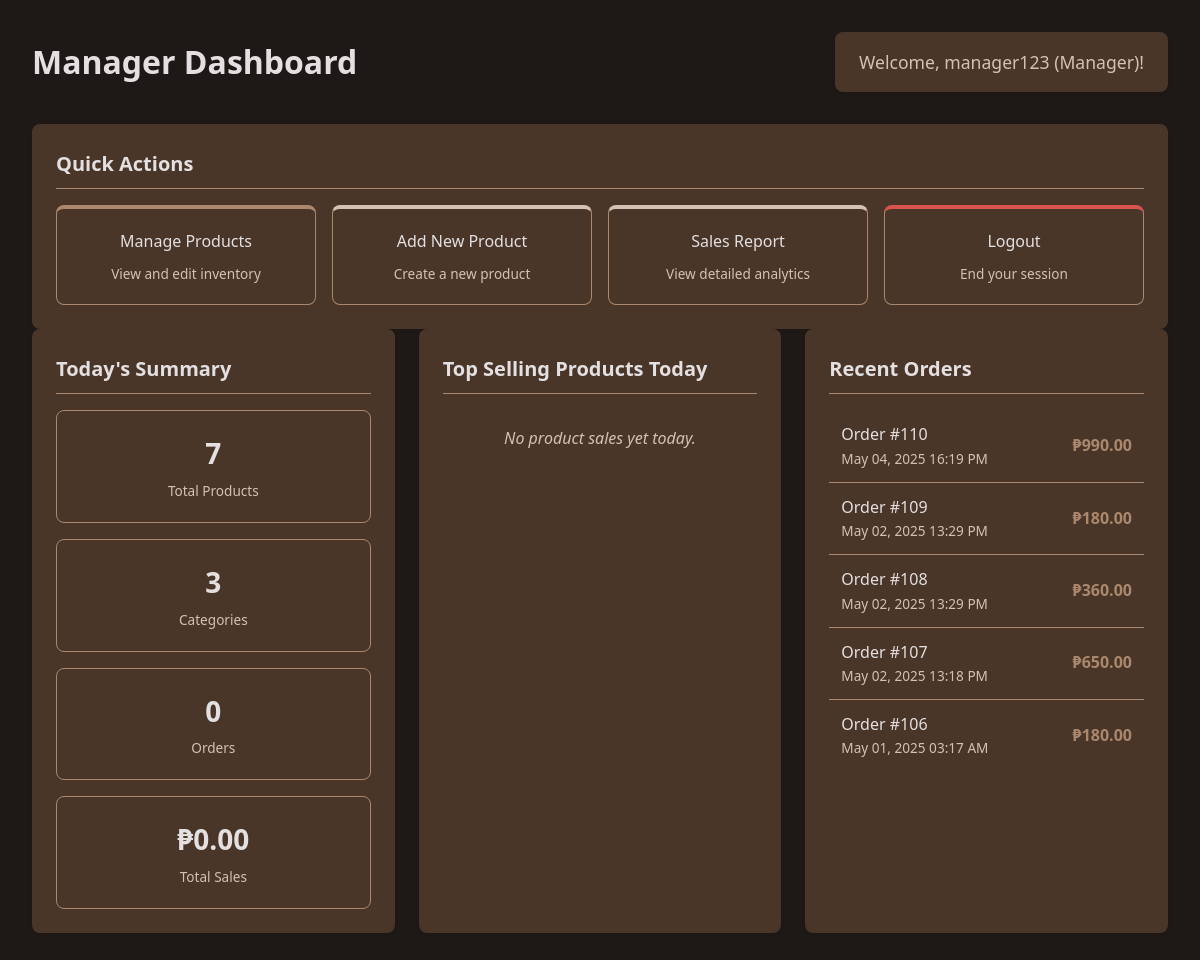
The page /home/ (signed in) on the database its author committed.
### pos/models.py (models this page shows, shortened)
class Order(models.Model):
    employee = models.ForeignKey(Employee, on_delete=models.SET_NULL, null=True)
    date_created = models.DateTimeField(default=timezone.now)
    created_at = models.DateTimeField(auto_now_add=True)
    status = models.CharField(max_length=20, choices=[
        ('pending', 'Pending'),
        ('paid', 'Paid'),
        ('cancelled', 'Cancelled')
    ], default='pending')

class Receipt(models.Model):
    payment = models.OneToOneField('Payment', on_delete=models.CASCADE, null=True, blank=True)
    receipt_number = models.CharField(max_length=100, unique=True)
    printed_at = models.DateTimeField(auto_now_add=True)
    order = models.OneToOneField('Order', on_delete=models.CASCADE, null=True)
    payment_method = models.CharField(max_length=50, null=True)
    total_amount = models.DecimalField(max_digits=10, decimal_places=2, null=True)
    date_issued = models.DateTimeField(default=timezone.now)

### pos/views.py (the view, shortened to what this page needs)
# urls.py: 2. Add a URL to urlpatterns:  path('', views.home, name='home')
@login_required
def home(request):
    try:
        employee = Employee.objects.get(user=request.user)
        if employee.role == 'manager':
            today = timezone.now().date()
            top_products = (
                OrderItem.objects.filter(order__date_created__date=today)
                .values('product__name')
                .annotate(total_quantity=Sum('quantity'))
                .order_by('-total_quantity')[:5]
            )
            recent_orders = Order.objects.filter(
                status='paid'
            ).order_by('-date_created')[:5]
            total_sales = sum(
                receipt.total_amount for receipt in Receipt.objects.filter(
                    date_issued__date=today
                )
            )
            context = {
                'total_products': Product.objects.count(),
                'total_categories': Category.objects.count(),
                'total_orders': Order.objects.filter(date_created__date=today).count(),
                'total_sales': total_sales,
                'top_products': top_products,
                'recent_orders': recent_orders
            }
            return render(request, 'pos/dashboard_manager.html', context)
    except Employee.DoesNotExist:
        pass
    return render(request, 'pos/home.html')

### pos/templates/pos/dashboard_manager.html (shortened to what this page needs)
{% load static %}
<!DOCTYPE html>
<html lang="en">
<head>
</head>
<body>
  <div class="container">
    <div class="dashboard-header">
      <h1>Manager Dashboard</h1>
      <div class="welcome-message">
        Welcome, {{ user.username }} (Manager)!
      </div>
    </div>
    <div class="dashboard-card">
      <h2>Quick Actions</h2>
      <div class="action-grid">
        <a href="{% url 'product_list' %}" class="action-card products">
          <div class="action-title">Manage Products</div>
          <div class="action-desc">View and edit inventory</div>
        </a>
        <a href="{% url 'add_product' %}" class="action-card add">
          <div class="action-title">Add New Product</div>
          <div class="action-desc">Create a new product</div>
        </a>
        <a href="{% url 'sales_report' %}" class="action-card sales">
          <div class="action-title">Sales Report</div>
          <div class="action-desc">View detailed analytics</div>
        </a>
        <a href="{% url 'logout' %}" class="action-card logout">
          <div class="action-title">Logout</div>
          <div class="action-desc">End your session</div>
        </a>
      </div>
    </div>
    <div class="dashboard-grid">
      <div class="dashboard-card">
        <h2>Today's Summary</h2>
        <div class="stats-grid">
          <div class="stat-card">
            <div class="stat-value">{{ total_products }}</div>
            <div class="stat-label">Total Products</div>
          </div>
          <div class="stat-card">
            <div class="stat-value">{{ total_categories }}</div>
            <div class="stat-label">Categories</div>
          </div>
          <div class="stat-card">
            <div class="stat-value">{{ total_orders }}</div>
            <div class="stat-label">Orders</div>
          </div>
          <div class="stat-card">
            <div class="stat-value">₱{{ total_sales|floatformat:2 }}</div>
            <div class="stat-label">Total Sales</div>
          </div>
        </div>
      </div>
      <div class="dashboard-card">
        <h2>Top Selling Products Today</h2>
        {% if top_products %}
        <ul class="products-list">
          {% for item in top_products %}
          <li>
            <span class="product-name">{{ item.product__name }}</span>
            <span class="product-qty">{{ item.total_quantity }} sold</span>
          </li>
          {% endfor %}
        </ul>
        {% else %}
        <p class="empty-state">No product sales yet today.</p>
        {% endif %}
      </div>
      <div class="dashboard-card">
        <h2>Recent Orders</h2>
        {% if recent_orders %}
        <ul class="orders-list">
          {% for order in recent_orders %}
          <li>
            <div>
              <div class="order-info">Order #{{ order.id }}</div>
              <div class="order-date">{{ order.date_created|date:"M d, Y H:i A" }}</div>
            </div>
            <div class="order-amount">₱{{ order.receipt.total_amount|floatformat:2 }}</div>
          </li>
          {% endfor %}
        </ul>
        {% else %}
        <p class="empty-state">No recent orders.</p>
        {% endif %}
      </div>
    </div>
  </div>
</body>
</html>

### pos/templates/pos/dashboard_manager.html (style rules this page uses)
:root { --bg-color: #1e1816; --card-bg: #493628; --text-color: #E4E0E1; --text-light: #D6C0B3; --border-color: #AB886D; --hover-bg: #5d4434; --primary-color: #AB886D; --secondary-color: #D6C0B3; --accent-color: #D6C0B3; --danger-color: #D9534F; }
* { margin: 0; padding: 0; box-sizing: border-box; }
body { font-family: 'Segoe UI', Tahoma, Geneva, Verdana, sans-serif; background-color: var(--bg-color); color: var(--text-color); line-height: 1.6; }
.container { max-width: 1200px; margin: 0 auto; padding: 2rem; }
.dashboard-header { display: flex; align-items: center; justify-content: space-between; margin-bottom: 2rem; }
.dashboard-header h1 { color: var(--text-color); font-size: 2rem; font-weight: 600; }
.welcome-message { font-size: 1.1rem; color: var(--text-light); background-color: var(--card-bg); padding: 1rem 1.5rem; border-radius: 8px; box-shadow: 0 2px 4px rgba(0, 0, 0, 0.05); }
.dashboard-grid { display: grid; grid-template-columns: repeat(auto-fit, minmax(350px, 1fr)); gap: 1.5rem; margin-bottom: 2rem; }
.dashboard-card { background-color: var(--card-bg); border-radius: 8px; box-shadow: 0 2px 4px rgba(0, 0, 0, 0.05); padding: 1.5rem; height: 100%; }
.dashboard-card h2 { font-size: 1.25rem; margin-bottom: 1rem; padding-bottom: 0.5rem; border-bottom: 1px solid var(--border-color); color: var(--text-color); }
.action-grid { display: grid; grid-template-columns: repeat(auto-fit, minmax(200px, 1fr)); gap: 1rem; }
.action-card { display: flex; flex-direction: column; align-items: center; padding: 1.25rem 1rem; background-color: var(--card-bg); border-radius: 8px; text-align: center; transition: transform 0.2s, box-shadow 0.2s; text-decoration: none; color: var(--text-color); border: 1px solid var(--border-color); gap: 0.5rem; }
.action-card.products { border-top: 4px solid var(--primary-color); }
.action-card.add { border-top: 4px solid var(--accent-color); }
.action-card.sales { border-top: 4px solid var(--secondary-color); }
.action-card.logout { border-top: 4px solid var(--danger-color); }
.action-title { font-weight: 500; }
.action-desc { font-size: 0.85rem; color: var(--text-light); }
.stats-grid { display: grid; grid-template-columns: repeat(auto-fit, minmax(150px, 1fr)); gap: 1rem; }
.stat-card { background-color: var(--card-bg); padding: 1.25rem; border-radius: 8px; border: 1px solid var(--border-color); text-align: center; }
.stat-value { font-size: 1.75rem; font-weight: 600; margin-bottom: 0.25rem; }
.stat-label { font-size: 0.85rem; color: var(--text-light); }
.products-list, .orders-list { list-style: none; }
.products-list li, .orders-list li { padding: 0.75rem; border-bottom: 1px solid var(--border-color); display: flex; justify-content: space-between; align-items: center; }
.products-list li:last-child, .orders-list li:last-child { border-bottom: none; }
.order-info { font-weight: 500; }
.order-date { font-size: 0.85rem; color: var(--text-light); }
.order-amount { font-weight: 600; color: var(--primary-color); }
.empty-state { color: var(--text-light); font-style: italic; padding: 1rem 0; text-align: center; }

### rows shown on the page
Order: id "110", date_created "May 04, 2025 16:19 PM", receipt.total_amount "990.00"
Order: id "109", date_created "May 02, 2025 13:29 PM", receipt.total_amount "180.00"
Order: id "108", date_created "May 02, 2025 13:29 PM", receipt.total_amount "360.00"
Order: id "107", date_created "May 02, 2025 13:18 PM", receipt.total_amount "650.00"
Order: id "106", date_created "May 01, 2025 03:17 AM", receipt.total_amount "180.00"

### other values the page prints
{{ user.username }} "manager123"
{{ total_products }} "7"
{{ total_categories }} "3"
{{ total_orders }} "0"
{{ total_sales|floatformat:2 }} "0.00"
